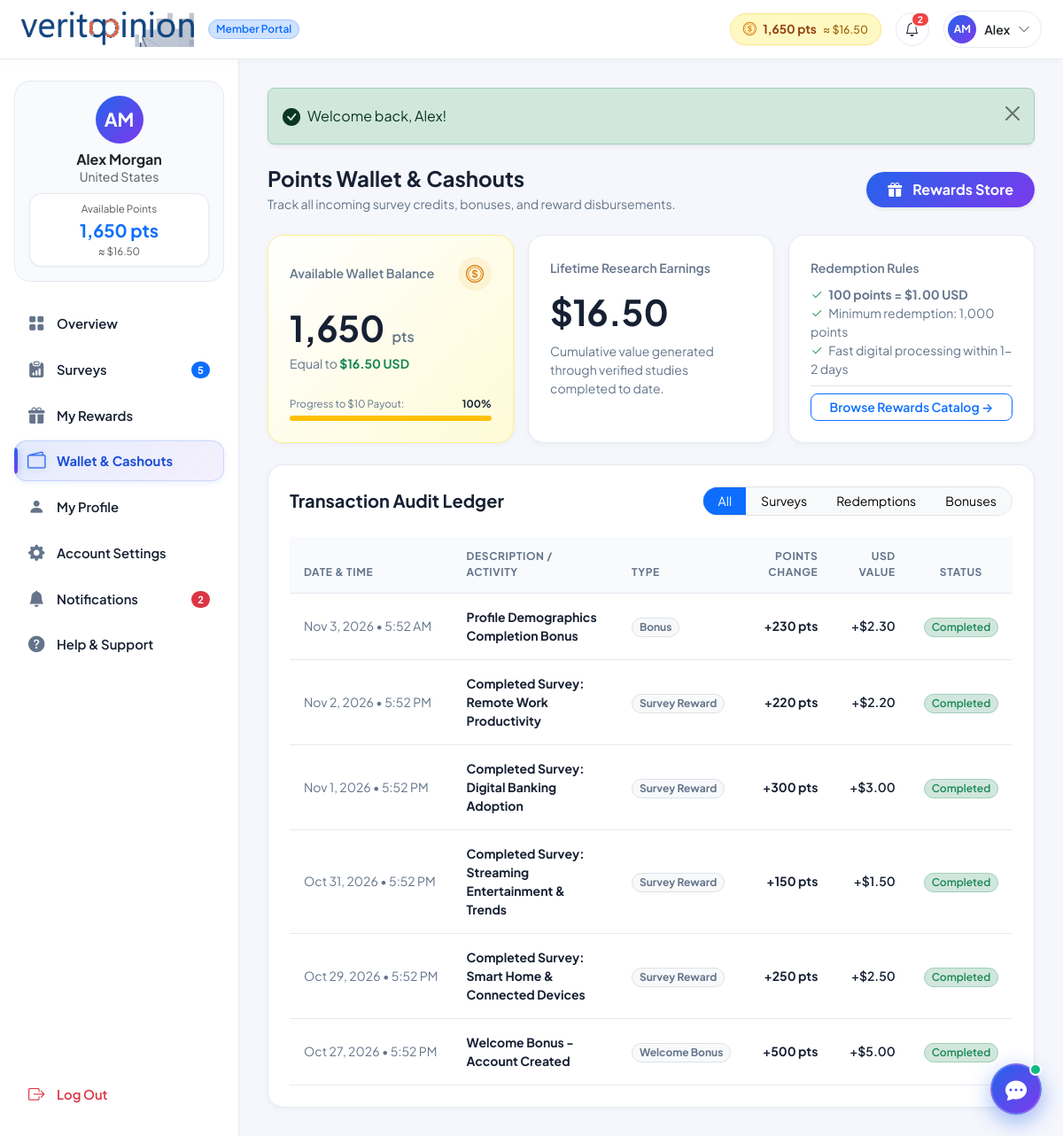
The page /member/wallet.php (signed in) on the database its author committed.
### tables this page shows
CREATE TABLE `users` (
  `id` INT AUTO_INCREMENT PRIMARY KEY,
  `first_name` VARCHAR(100) NOT NULL,
  `last_name` VARCHAR(100) NOT NULL,
  `email` VARCHAR(191) NOT NULL UNIQUE,
  `pending_email` VARCHAR(191) DEFAULT NULL,
  `email_verification_token` VARCHAR(255) DEFAULT NULL,
  `email_verification_expires_at` DATETIME DEFAULT NULL,
  `password_hash` VARCHAR(255) NOT NULL,
  `country` VARCHAR(100) NOT NULL DEFAULT 'United States',
  `state` VARCHAR(100) DEFAULT NULL,
  `city` VARCHAR(100) DEFAULT NULL,
  `phone` VARCHAR(50) DEFAULT NULL,
  `date_of_birth` DATE DEFAULT NULL,
  `gender` VARCHAR(50) DEFAULT NULL,
  `avatar` VARCHAR(255) DEFAULT NULL,
  `employment_status` VARCHAR(100) DEFAULT NULL,
  `annual_income` VARCHAR(100) DEFAULT NULL,
  `education_level` VARCHAR(100) DEFAULT NULL,
  `role` ENUM('member', 'admin') NOT NULL DEFAULT 'member',
  `status` ENUM('active', 'suspended', 'pending') NOT NULL DEFAULT 'active',
  `balance_points` INT NOT NULL DEFAULT 0,
  `lifetime_earnings_usd` DECIMAL(10,2) NOT NULL DEFAULT 0.00,
  `completed_surveys_count` INT NOT NULL DEFAULT 0,
  `profile_completion_pct` INT NOT NULL DEFAULT 35,
  `notification_preferences` TEXT DEFAULT NULL,
  `reset_token` VARCHAR(255) DEFAULT NULL,
  `reset_expires_at` DATETIME DEFAULT NULL,
  `deleted_at` DATETIME DEFAULT NULL,
  `created_at` TIMESTAMP DEFAULT CURRENT_TIMESTAMP,
  `updated_at` TIMESTAMP DEFAULT CURRENT_TIMESTAMP ON UPDATE CURRENT_TIMESTAMP,
  INDEX `idx_users_email` (`email`),
  INDEX `idx_users_role` (`role`),
  INDEX `idx_users_status` (`status`),
  INDEX `idx_users_deleted` (`deleted_at`)
);

CREATE TABLE `transactions` (
  `id` INT AUTO_INCREMENT PRIMARY KEY,
  `user_id` INT NOT NULL,
  `type` ENUM('welcome_bonus', 'survey_reward', 'redemption', 'bonus', 'adjustment') NOT NULL,
  `title` VARCHAR(255) NOT NULL,
  `points` INT NOT NULL,
  `amount_usd` DECIMAL(10,2) NOT NULL,
  `status` ENUM('pending', 'completed', 'cancelled') NOT NULL DEFAULT 'completed',
  `created_at` TIMESTAMP DEFAULT CURRENT_TIMESTAMP,
  INDEX `idx_tx_user` (`user_id`),
  INDEX `idx_tx_type` (`type`),
  CONSTRAINT `fk_tx_user` FOREIGN KEY (`user_id`) REFERENCES `users`(`id`) ON DELETE CASCADE
);

### member/wallet.php (the view, shortened to what the rows shown need)
<?php
require_once __DIR__ . '/../includes/functions.php';
require_once __DIR__ . '/../includes/auth_check.php';
$user = require_login();
$db = get_db();
$sql = "SELECT * FROM transactions WHERE user_id = :uid";
$params = [':uid' => $user['id']];
$sql .= " ORDER BY created_at DESC";
$stmt = $db->prepare($sql);
$stmt->execute($params);
$transactions = $stmt->fetchAll();
$minThreshold = MIN_REDEMPTION_POINTS;
$progressPct = min(100, round(($user['balance_points'] / $minThreshold) * 100));
require_once __DIR__ . '/../includes/member_header.php';
?>
<div class="portal-wrapper">
    <?php require_once __DIR__ . '/../includes/member_sidebar.php'; ?>
    <div class="portal-main">
        <div class="row g-3 mb-4">
            <div class="col-lg-4 col-md-6">
                <div class="card card-vy border-0 shadow-sm p-4 h-100 bg-white" style="background: linear-gradient(135deg, #FFFFFF 0%, #FEF9C3 150%); border: 1px solid #FEF08A !important;">
                    <div class="d-flex align-items-baseline gap-2 mt-1">
                        <span class="fs-1 fw-bold text-dark"><?= number_format($user['balance_points']) ?></span>
                        <span class="text-muted fw-semibold">pts</span>
                    </div>
                    <div class="text-muted small mb-3">
                        Equal to <strong class="text-success"><?= format_currency($user['balance_points'] / POINTS_PER_USD) ?> USD</strong>
                    </div>
                    <div class="mt-auto">
                        <div class="d-flex justify-content-between text-muted small mb-1" style="font-size: 0.725rem;">
                            <span>Progress to $10 Payout:</span>
                            <span class="fw-bold text-dark"><?= $progressPct ?>%</span>
                        </div>
                    </div>
                </div>
            </div>
            <div class="col-lg-4 col-md-6">
                <div class="metric-card h-100">
                    <span class="text-muted small fw-semibold">Lifetime Research Earnings</span>
                    <div class="fs-1 fw-bold text-dark mt-2 mb-1">
                        <?= format_currency($user['lifetime_earnings_usd']) ?>
                    </div>
                    <p class="text-muted small mb-0">Cumulative value generated through verified studies completed to date.</p>
                </div>
            </div>
        </div>
        <div class="card card-vy border-0 shadow-sm p-4">
            <?php if (empty($transactions)): ?>
                <div class="text-center py-5 text-muted">
                    <i class="bi bi-receipt-cutoff fs-1 opacity-50 mb-2"></i>
                    <p class="mb-0">No transactions found under this category filter.</p>
                </div>
            <?php else: ?>
                <div class="table-responsive">
                    <table class="table table-hover align-middle mb-0">
                        <thead class="table-light small text-muted">
                            <tr>
                                <th>Date & Time</th>
                                <th>Description / Activity</th>
                                <th>Type</th>
                                <th class="text-end">Points Change</th>
                                <th class="text-end">USD Value</th>
                                <th class="text-center">Status</th>
                            </tr>
                        </thead>
                        <tbody>
                            <?php foreach ($transactions as $t): ?>
                                <tr>
                                    <td class="small text-muted text-nowrap">
                                        <?= date('M j, Y • g:i A', strtotime($t['created_at'])) ?>
                                    </td>
                                    <td>
                                        <div class="fw-bold text-dark small"><?= e($t['title']) ?></div>
                                    </td>
                                    <td>
                                        <span class="badge bg-light text-secondary border rounded-pill px-2.5 py-1 small text-capitalize">
                                            <?= str_replace('_', ' ', e($t['type'])) ?>
                                        </span>
                                    </td>
                                    <td class="text-end fw-bold small <?= $t['points'] >= 0 ? 'text-success' : 'text-danger' ?>">
                                        <?= $t['points'] >= 0 ? '+' : '' ?><?= number_format($t['points']) ?> pts
                                    </td>
                                    <td class="text-end small fw-semibold text-dark">
                                        <?= $t['amount_usd'] >= 0 ? '+' : '' ?><?= format_currency($t['amount_usd']) ?>
                                    </td>
                                    <td class="text-center">
                                        <?php
                                        $badgeClass = match($t['status']) {
                                            'completed' => 'bg-success-subtle text-success border-success-subtle',
                                            'cancelled' => 'bg-danger-subtle text-danger border-danger-subtle',
                                            default => 'bg-warning-subtle text-warning-emphasis border-warning-subtle'
                                        };
                                        ?>
                                        <span class="badge <?= $badgeClass ?> border rounded-pill px-2.5 py-1 small fw-semibold text-capitalize">
                                            <?= e($t['status']) ?>
                                        </span>
                                    </td>
                                </tr>
                            <?php endforeach; ?>
                        </tbody>
                    </table>
                </div>
            <?php endif; ?>
        </div>
<?php require_once __DIR__ . '/../includes/member_footer.php'; ?>

### includes/member_header.php (shortened to what the rows shown need)
<?php
require_once __DIR__ . '/functions.php';
require_once __DIR__ . '/auth_check.php';
$user = require_login();
?>
<!DOCTYPE html>
<html lang="en">
<head>
    <link href="https://cdn.jsdelivr.net/npm/bootstrap@5.3.3/dist/css/bootstrap.min.css" rel="stylesheet">
    <link rel="stylesheet" href="https://cdn.jsdelivr.net/npm/bootstrap-icons@1.11.3/font/bootstrap-icons.min.css">
    <link rel="stylesheet" href="<?= BASE_URL ?>/assets/css/style.css">
</head>
<body class="portal-body">
<header class="navbar navbar-expand member-portal-header sticky-top px-3 py-2">
    <div class="container-fluid px-2">
        <div class="d-flex align-items-center gap-3 ms-auto">
            <a href="<?= BASE_URL ?>/member/wallet.php" class="header-wallet-badge text-decoration-none" title="Points Wallet & Cashouts">
                <i class="bi bi-coin"></i>
                <span><?= format_points($user['balance_points']) ?></span>
                <span class="wallet-usd">≈ <?= format_currency($user['balance_points'] / POINTS_PER_USD) ?></span>
            </a>
            <div class="dropdown">
                <button class="header-user-btn" type="button" id="userMenuBtn" data-bs-toggle="dropdown" aria-expanded="false">
                    <?= user_avatar_html($user, 32) ?>
                    <span class="fw-semibold small d-none d-sm-inline text-dark"><?= e($user['first_name']) ?></span>
                    <i class="bi bi-chevron-down small text-muted"></i>
                </button>
            </div>
        </div>
    </div>
</header>

### includes/functions.php (shortened to what the rows shown need)
<?php
function e(?string $string): string {
    return htmlspecialchars($string ?? '', ENT_QUOTES, 'UTF-8');
}
function format_points(int $points): string {
    return number_format($points) . ' pts';
}
function format_currency(float|int $amount): string {
    return '$' . number_format($amount, 2);
}
function user_avatar_html(array $user, int $size = 40, string $extraClass = ''): string {
    $initials = strtoupper(substr($user['first_name'] ?? 'U', 0, 1) . substr($user['last_name'] ?? '', 0, 1));
    $fontSize = max(11, round($size * 0.38));
    return '<div class="rounded-circle bg-gradient-royal text-white fw-bold d-flex align-items-center justify-content-center shadow-xs ' . $extraClass . '" style="width: ' . $size . 'px; height: ' . $size . 'px; font-size: ' . $fontSize . 'px; flex-shrink: 0;">' . e($initials) . '</div>';
}

### includes/member_sidebar.php (shortened to what the rows shown need)
<?php
require_once __DIR__ . '/functions.php';
?>
<aside class="portal-sidebar d-none d-lg-flex">
    <div class="sidebar-user-card p-3 mb-4 text-center">
        <?= user_avatar_html($user, 54, 'mx-auto mb-2') ?>
        <h6 class="fw-bold mb-0 text-dark"><?= e($user['first_name'] . ' ' . $user['last_name']) ?></h6>
        <small class="text-muted mb-2 d-block"><?= e(!empty($user['city']) ? ($user['city'] . ', ' . $user['country']) : $user['country']) ?></small>
        <div class="sidebar-balance-box p-2 mt-1">
            <span class="text-muted d-block small" style="font-size: 0.725rem;">Available Points</span>
            <span class="fw-bold fs-5 text-primary"><?= format_points($user['balance_points']) ?></span>
            <span class="d-block text-muted small" style="font-size: 0.725rem;">≈ <?= format_currency($user['balance_points'] / POINTS_PER_USD) ?></span>
        </div>
    </div>
</aside>

### rows shown on the page
users: balance_points "1,650 pts", format_currency($user['balance_points']/POINTS_PER_USD) "$16.50", initials "AM AM", first_name "Alex", first_name+last_name "Alex Morgan", country "United States", balance_points "1,650", balance_points "100", lifetime_earnings_usd "$16.50"
transactions: created_at "Nov 3, 2026 • 5:52 AM", title "Profile Demographics Completion Bonus", type "Bonus", points "230", amount_usd "$2.30", status "Completed"
transactions: created_at "Nov 2, 2026 • 5:52 PM", title "Completed Survey: Remote Work Productivity", type "Survey Reward", points "220", amount_usd "$2.20", status "Completed"
transactions: created_at "Nov 1, 2026 • 5:52 PM", title "Completed Survey: Digital Banking Adoption", type "Survey Reward", points "300", amount_usd "$3.00", status "Completed"
transactions: created_at "Oct 31, 2026 • 5:52 PM", title "Completed Survey: Streaming Entertainment & Trends", type "Survey Reward", points "150", amount_usd "$1.50", status "Completed"
transactions: created_at "Oct 29, 2026 • 5:52 PM", title "Completed Survey: Smart Home & Connected Devices", type "Survey Reward", points "250", amount_usd "$2.50", status "Completed"
transactions: created_at "Oct 27, 2026 • 5:52 PM", title "Welcome Bonus - Account Created", type "Welcome Bonus", points "500", amount_usd "$5.00", status "Completed"

### other values the page prints
$unreadCount "2"
$activeSurveysCount "5"
$sidebarUnreadCount "2"
$msg "Welcome back, Alex!"
